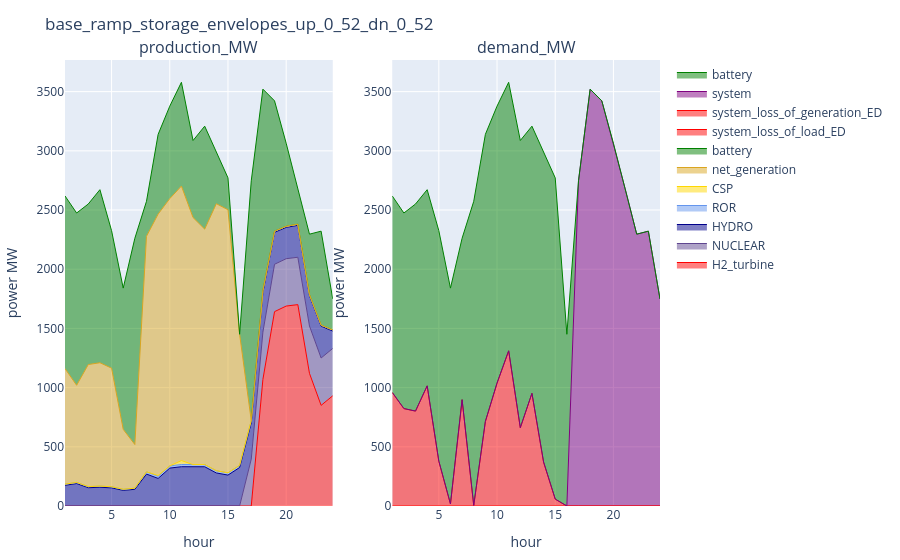

Notebook code cell kept with this figure:
### Markdown cell above
### ED

### Code cell
config_ = config_1
supply_ed_ = supply_ed[(supply_ed.configuration .== config_) .& (supply_ed.day .== day_) .& (supply_ed.iteration .== iteration_), :]
demand_ed_ = demand_ed[(demand_ed.configuration .== config_) .& (demand_ed.day .== day_) .& (demand_ed.iteration .== iteration_), :]
plot_supply_demand(supply_ed_, demand_ed_, string(config_))

### Figure 1 — Plotly figure (JSON) as saved in the notebook; plotly's stock layout.template omitted (floating-point values rounded to 4 significant figures)
{"data": [{"line": {"color": "red", "shape": "line", "width": 1}, "mode": "lines", "name": "H2_turbine", "stackgroup": "one", "type": "scatter", "x": [1, 2, 3, 4, 5, 6, 7, 8, 9, 10, 11, 12, 13, 14, 15, 16, 17, 18, 19, 20, 21, 22, 23, 24], "xaxis": "x1", "y": [0, 0, 0, 0, 0, 0, 0, 0, 0, 0, 0, 0, 0, 0, 0, 0, 0, 1069.0, 1642.0, 1689.0, 1701.0, 1120.0, 850.0, 931.1], "yaxis": "y1"}, {"line": {"color": "rgba(95, 70, 144, 1)", "shape": "line", "width": 1}, "mode": "lines", "name": "NUCLEAR", "stackgroup": "one", "type": "scatter", "x": [1, 2, 3, 4, 5, 6, 7, 8, 9, 10, 11, 12, 13, 14, 15, 16, 17, 18, 19, 20, 21, 22, 23, 24], "xaxis": "x1", "y": [0, 0, 0, 0, 0, 0, 0, 0, 0, 0, 0, 0, 0, 0, 0, 0, 396, 400, 400, 400, 400, 400, 400, 400], "yaxis": "y1"}, {"line": {"color": "darkblue", "shape": "line", "width": 1}, "mode": "lines", "name": "HYDRO", "stackgroup": "one", "type": "scatter", "x": [1, 2, 3, 4, 5, 6, 7, 8, 9, 10, 11, 12, 13, 14, 15, 16, 17, 18, 19, 20, 21, 22, 23, 24], "xaxis": "x1", "y": [174.9, 189.5, 154.5, 158.3, 153.3, 131.9, 141.1, 269.7, 232.9, 320.1, 331.9, 331.3, 331.5, 279.1, 261.1, 325.1, 306.7, 334.7, 270.1, 264.3, 269.7, 256.1, 268.7, 146.5], "yaxis": "y1"}, {"line": {"color": "cornflowerblue", "shape": "line", "width": 1}, "mode": "lines", "name": "ROR", "stackgroup": "one", "type": "scatter", "x": [1, 2, 3, 4, 5, 6, 7, 8, 9, 10, 11, 12, 13, 14, 15, 16, 17, 18, 19, 20, 21, 22, 23, 24], "xaxis": "x1", "y": [9.3, 9.5, 9.3, 9.5, 9.3, 9.1, 9.5, 18.9, 18.5, 18.5, 18.7, 18.5, 18.7, 18.7, 18.7, 18.7, 18.9, 17.9, 9.3, 9.5, 9.3, 9.3, 9.1, 9.3], "yaxis": "y1"}, {"line": {"color": "gold", "shape": "line", "width": 1}, "mode": "lines", "name": "CSP", "stackgroup": "one", "type": "scatter", "x": [1, 2, 3, 4, 5, 6, 7, 8, 9, 10, 11, 12, 13, 14, 15, 16, 17, 18, 19, 20, 21, 22, 23, 24], "xaxis": "x1", "y": [0, 0, 0, 0, 0, 0, 0, 0, 6.0, 0, 33.3, 0, 0, 0, 0, 0, 0, 0, 0, 0, 0, 0, 0, 0], "yaxis": "y1"}, {"line": {"color": "goldenrod", "shape": "line", "width": 1}, "mode": "lines", "name": "net_generation", "stackgroup": "one", "type": "scatter", "x": [1, 2, 3, 4, 5, 6, 7, 8, 9, 10, 11, 12, 13, 14, 15, 16, 17, 18, 19, 20, 21, 22, 23, 24], "xaxis": "x1", "y": [976.5, 820.6, 1031.0, 1042.0, 1002.0, 506.5, 368.3, 1989.0, 2208.0, 2258.0, 2318.0, 2087.0, 1988.0, 2256.0, 2222.0, 1107.0, 0, 0, 0, 0, 0, 0, 0, 0], "yaxis": "y1"}, {"line": {"color": "green", "shape": "line", "width": 1}, "mode": "lines", "name": "battery", "stackgroup": "one", "type": "scatter", "x": [1, 2, 3, 4, 5, 6, 7, 8, 9, 10, 11, 12, 13, 14, 15, 16, 17, 18, 19, 20, 21, 22, 23, 24], "xaxis": "x1", "y": [1458.0, 1455.0, 1356.0, 1462.0, 1161.0, 1193.0, 1743.0, 295.6, 673.7, 780.8, 876.7, 650.8, 869.7, 439.9, 269.4, 3.477e-11, 2025.0, 1700.0, 1101.0, 701.5, 302.9, 510.1, 793.7, 261.8], "yaxis": "y1"}, {"line": {"color": "red", "shape": "line", "width": 1}, "mode": "lines", "name": "system_loss_of_load_ED", "stackgroup": "one", "type": "scatter", "x": [1, 2, 3, 4, 5, 6, 7, 8, 9, 12, 14, 15, 16, 17, 18, 19, 20, 21, 22, 23, 24], "xaxis": "x2", "y": [7.634e-14, 7.634e-14, 7.634e-14, 7.634e-14, 7.634e-14, 7.634e-14, 7.634e-14, 7.634e-14, 7.634e-14, 7.634e-14, 7.634e-14, 7.634e-14, 7.64e-14, 7.657e-14, 7.657e-14, 7.657e-14, 7.657e-14, 7.657e-14, 7.657e-14, 7.657e-14, 7.657e-14], "yaxis": "y2"}, {"line": {"color": "red", "shape": "line", "width": 1}, "mode": "lines", "name": "system_loss_of_generation_ED", "stackgroup": "one", "type": "scatter", "x": [1, 2, 3, 4, 5, 6, 7, 8, 9, 10, 11, 12, 13, 14, 15, 16, 17, 18, 19, 20, 21, 22, 23, 24], "xaxis": "x2", "y": [958.8, 822.9, 801.8, 1015.0, 378.8, 17.07, 897.9, 4.774, 714.1, 1037.0, 1311.0, 661.2, 951.2, 370.8, 58.42, 9.599e-11, 2.552e-11, 2.552e-11, 2.552e-11, 2.552e-11, 2.552e-11, 2.552e-11, 2.552e-11, 2.552e-11], "yaxis": "y2"}, {"line": {"color": "purple", "shape": "line", "width": 1}, "mode": "lines", "name": "system", "stackgroup": "one", "type": "scatter", "x": [1, 2, 3, 4, 5, 6, 7, 8, 9, 10, 11, 12, 13, 14, 15, 16, 17, 18, 19, 20, 21, 22, 23, 24], "xaxis": "x2", "y": [-7.634e-14, -7.634e-14, -7.634e-14, -7.634e-14, -7.634e-14, -7.634e-14, -7.634e-14, -7.634e-14, -7.634e-14, 0, 0, -7.634e-14, 0, -7.634e-14, -7.634e-14, -7.64e-14, 2747.0, 3521.0, 3422.0, 3064.0, 2683.0, 2296.0, 2321.0, 1748.0], "yaxis": "y2"}, {"line": {"color": "green", "shape": "line", "width": 1}, "mode": "lines", "name": "battery", "stackgroup": "one", "type": "scatter", "x": [1, 2, 3, 4, 5, 6, 7, 8, 9, 10, 11, 12, 13, 14, 15, 16, 17, 18, 19, 20, 21, 22, 23, 24], "xaxis": "x2", "y": [1660.0, 1652.0, 1749.0, 1657.0, 1947.0, 1823.0, 1364.0, 2569.0, 2425.0, 2340.0, 2268.0, 2426.0, 2257.0, 2622.0, 2713.0, 1450.0, 2.552e-11, 0.06636, 0.01505, 0.08636, 0.1199, 0.06129, 0.06216, 0.4882], "yaxis": "y2"}], "layout": {"annotations": [{"font": {"size": 16}, "showarrow": false, "text": "production_MW", "x": 0.225, "xanchor": "center", "xref": "paper", "y": 1, "yanchor": "bottom", "yref": "paper"}, {"font": {"size": 16}, "showarrow": false, "text": "demand_MW", "x": 0.775, "xanchor": "center", "xref": "paper", "y": 1, "yanchor": "bottom", "yref": "paper"}], "margin": {"b": 50, "l": 50, "r": 50, "t": 60}, "title": "base_ramp_storage_envelopes_up_0_52_dn_0_52", "xaxis1": {"anchor": "y1", "domain": [0, 0.45], "title": {"text": "hour"}}, "xaxis2": {"anchor": "y2", "domain": [0.55, 1], "title": {"text": "hour"}}, "yaxis1": {"anchor": "x1", "domain": [0, 1], "title": {"text": "power MW"}}, "yaxis2": {"anchor": "x2", "domain": [0, 1], "title": {"text": "power MW"}}}}
